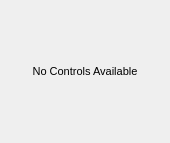
<?xml version="1.0" encoding="UTF-8"?>
<ui version="4.0">
 <class>BenchmarkModuleWidget</class>
 <widget class="QWidget" name="BenchmarkModuleWidget">
  <property name="geometry">
   <rect>
    <x>0</x>
    <y>0</y>
    <width>170</width>
    <height>143</height>
   </rect>
  </property>
  <property name="sizePolicy">
   <sizepolicy hsizetype="Expanding" vsizetype="Expanding">
    <horstretch>0</horstretch>
    <verstretch>0</verstretch>
   </sizepolicy>
  </property>
  <property name="font">
   <font>
    <pointsize>8</pointsize>
   </font>
  </property>
  <property name="windowTitle">
   <string>Skeleton Controls</string>
  </property>
  <layout class="QVBoxLayout" name="verticalLayout">
   <property name="spacing">
    <number>4</number>
   </property>
   <property name="leftMargin">
    <number>0</number>
   </property>
   <property name="topMargin">
    <number>0</number>
   </property>
   <property name="rightMargin">
    <number>0</number>
   </property>
   <property name="bottomMargin">
    <number>0</number>
   </property>
   <item>
    <widget class="QLabel" name="label">
     <property name="text">
      <string>No Controls Available</string>
     </property>
     <property name="alignment">
      <set>Qt::AlignCenter</set>
     </property>
    </widget>
   </item>
  </layout>
 </widget>
 <resources/>
 <connections/>
</ui>
